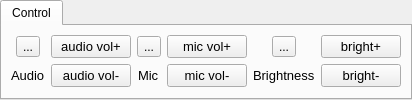
         <widget class="QTabWidget" name="tabWidget_control">
          <property name="currentIndex">
           <number>0</number>
          </property>
          <widget class="QWidget" name="tab_control">
           <attribute name="title">
            <string>Control</string>
           </attribute>
           <layout class="QGridLayout" name="gridLayout_4">
            <item row="3" column="4" alignment="Qt::AlignHCenter">
             <widget class="QLabel" name="micmute">
              <property name="font">
               <font>
                <pointsize>10</pointsize>
                <weight>50</weight>
                <bold>false</bold>
               </font>
              </property>
              <property name="text">
               <string>Mic</string>
              </property>
             </widget>
            </item>
            <item row="2" column="4" alignment="Qt::AlignHCenter">
             <widget class="QToolButton" name="toolButton_micmute">
              <property name="toolTip">
               <string>&lt;html&gt;&lt;head/&gt;&lt;body&gt;&lt;p&gt;click to mute mic&lt;/p&gt;&lt;/body&gt;&lt;/html&gt;</string>
              </property>
              <property name="text">
               <string>...</string>
              </property>
              <property name="icon">
               <iconset theme="mic-on">
                <normaloff>.</normaloff>.</iconset>
              </property>
              <property name="checkable">
               <bool>true</bool>
              </property>
             </widget>
            </item>
            <item row="2" column="5" alignment="Qt::AlignHCenter">
             <widget class="QPushButton" name="pushButton_micvolup">
              <property name="font">
               <font>
                <pointsize>10</pointsize>
               </font>
              </property>
              <property name="text">
               <string>mic vol+</string>
              </property>
             </widget>
            </item>
            <item row="2" column="3" alignment="Qt::AlignHCenter">
             <widget class="QPushButton" name="pushButton_audiovolup">
              <property name="font">
               <font>
                <pointsize>10</pointsize>
               </font>
              </property>
              <property name="text">
               <string>audio vol+</string>
              </property>
             </widget>
            </item>
            <item row="3" column="3" alignment="Qt::AlignHCenter">
             <widget class="QPushButton" name="pushButton_audiovoldown">
              <property name="font">
               <font>
                <pointsize>10</pointsize>
               </font>
              </property>
              <property name="text">
               <string>audio vol-</string>
              </property>
             </widget>
            </item>
            <item row="2" column="2" alignment="Qt::AlignHCenter">
             <widget class="QToolButton" name="toolButton_audiomute">
              <property name="toolTip">
               <string>&lt;html&gt;&lt;head/&gt;&lt;body&gt;&lt;p&gt;click to mute audio&lt;/p&gt;&lt;/body&gt;&lt;/html&gt;</string>
              </property>
              <property name="text">
               <string>...</string>
              </property>
              <property name="icon">
               <iconset theme="audio-on">
                <normaloff>.</normaloff>.</iconset>
              </property>
              <property name="checkable">
               <bool>true</bool>
              </property>
             </widget>
            </item>
            <item row="3" column="6" alignment="Qt::AlignHCenter">
             <widget class="QLabel" name="brightness">
              <property name="font">
               <font>
                <pointsize>10</pointsize>
               </font>
              </property>
              <property name="text">
               <string>Brightness</string>
              </property>
             </widget>
            </item>
            <item row="3" column="2" alignment="Qt::AlignHCenter">
             <widget class="QLabel" name="audiomute">
              <property name="font">
               <font>
                <pointsize>10</pointsize>
                <weight>50</weight>
                <bold>false</bold>
               </font>
              </property>
              <property name="text">
               <string>Audio</string>
              </property>
             </widget>
            </item>
            <item row="3" column="5" alignment="Qt::AlignHCenter">
             <widget class="QPushButton" name="pushButton_micvoldown">
              <property name="font">
               <font>
                <pointsize>10</pointsize>
               </font>
              </property>
              <property name="text">
               <string>mic vol-</string>
              </property>
             </widget>
            </item>
            <item row="2" column="6" alignment="Qt::AlignHCenter">
             <widget class="QToolButton" name="toolButton_brightness">
              <property name="toolTip">
               <string>&lt;html&gt;&lt;head/&gt;&lt;body&gt;&lt;p&gt;clicking will change brighness to dim(50%) and full(100%)&lt;/p&gt;&lt;/body&gt;&lt;/html&gt;</string>
              </property>
              <property name="text">
               <string>...</string>
              </property>
              <property name="icon">
               <iconset theme="contrast">
                <normaloff>.</normaloff>.</iconset>
              </property>
              <property name="checkable">
               <bool>true</bool>
              </property>
             </widget>
            </item>
            <item row="2" column="7" alignment="Qt::AlignHCenter">
             <widget class="QPushButton" name="pushButton_brightup">
              <property name="font">
               <font>
                <pointsize>10</pointsize>
               </font>
              </property>
              <property name="text">
               <string>bright+</string>
              </property>
             </widget>
            </item>
            <item row="3" column="7" alignment="Qt::AlignHCenter">
             <widget class="QPushButton" name="pushButton_brightdown">
              <property name="font">
               <font>
                <pointsize>10</pointsize>
               </font>
              </property>
              <property name="text">
               <string>bright-</string>
              </property>
             </widget>
            </item>
           </layout>
          </widget>
         </widget>
